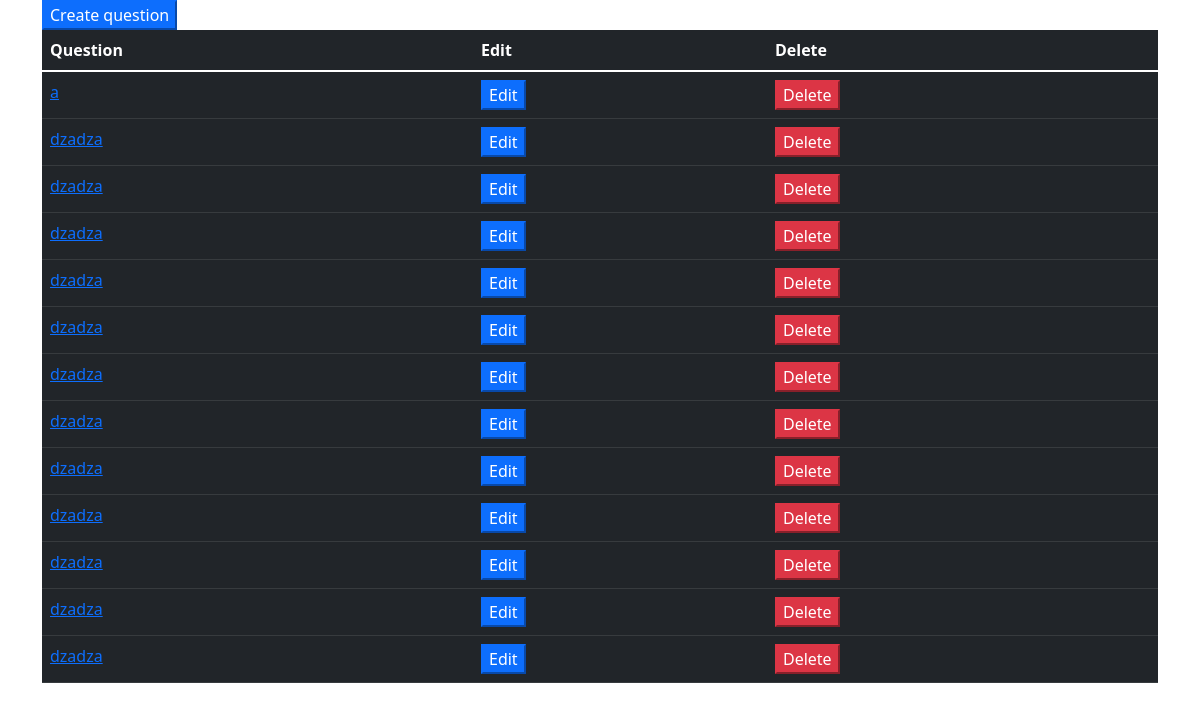
Page /app/ on the earlier database version.
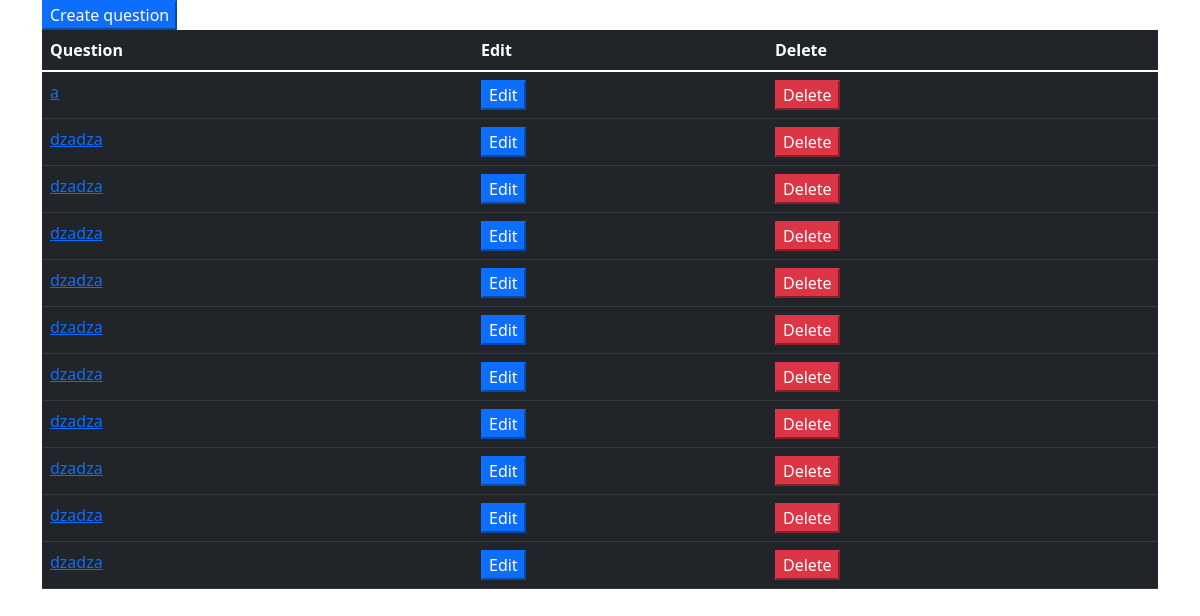
Same page on the later database version.
### djangoapp/models.py (models this page shows)
class Question(models.Model):
    text = models.CharField(max_length=200)
    def __str__(self):
        return self.text

### djangoapp/views.py (the view)
# urls.py: path('', views.index, name="index"),
def index(request):
    try:
        question_list = Question.objects.all()
        context = {
            'questions': question_list,
        }
    except:
        raise Http404("Question does not exist")
    return render(request, 'djangoapp/index.html', context)

### djangoapp/templates/djangoapp/index.html (shortened to what this page needs)
{% extends 'base.html' %}
{% block content %}
    <a href="{% url 'djangoapp:create' %}"><button class="btn-primary center">Create question</button></a>
    <table class="table table-dark">
        <thead>
            <tr>
                <th scope="col">Question</th>
                <th scope="col">Edit</th>
                <th scope="col">Delete</th>
            </tr>
        </thead>
        {% if questions %}
        <tbody>
            {% for question in questions %}
                <tr>
                    <td>
                        <a href="{% url 'djangoapp:detail' question.id %}">{{ question }}</a>
                    </td>
                    <td>
                        <a href="{% url 'djangoapp:edit' question.id %}"><button class="btn-primary center">Edit</button></a>
                    </td>
                    <td>
                        <a href="{% url 'djangoapp:delete' question.id %}"><button class="btn-danger center">Delete</button></a>
                    </td>
                </tr>
            {% endfor %}
        {% else %}
            <p>Il n'y a aucune question pour le moment</p>
        </tbody>
        {% endif %}
    </table>
{% endblock%}

### djangoapp/templates/base.html (shortened to what this page needs)
<!DOCTYPE html>
<html lang="fr">
<head>
    <link href="https://cdn.jsdelivr.net/npm/bootstrap@5.1.3/dist/css/bootstrap.min.css" rel="stylesheet">
</head>
<body>
    <div class="container">
        {% block content %}
        {% endblock content %}
    </div>
</body>
</html>

Differences in the rows shown:
removed Question: text "dzadza"
removed Question: text "dzadza"
